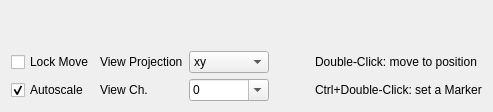
        <widget class="QWidget" name="tab_preview">
         <attribute name="title">
          <string>Preview</string>
         </attribute>
         <layout class="QGridLayout" name="gridLayout_32">
          <item row="0" column="1">
           <layout class="QGridLayout" name="gridLayout_im">
            <item row="0" column="0">
             <spacer name="verticalSpacer_5">
              <property name="orientation">
               <enum>Qt::Orientation::Vertical</enum>
              </property>
              <property name="sizeHint" stdset="0">
               <size>
                <width>20</width>
                <height>40</height>
               </size>
              </property>
             </spacer>
            </item>
            <item row="2" column="0">
             <layout class="QGridLayout" name="gridLayout_4">
              <item row="0" column="3">
               <widget class="QComboBox" name="comboBox_view_projection">
                <item>
                 <property name="text">
                  <string>xy</string>
                 </property>
                </item>
                <item>
                 <property name="text">
                  <string>zy</string>
                 </property>
                </item>
                <item>
                 <property name="text">
                  <string>xz</string>
                 </property>
                </item>
                <item>
                 <property name="text">
                  <string>yz</string>
                 </property>
                </item>
                <item>
                 <property name="text">
                  <string>zx</string>
                 </property>
                </item>
                <item>
                 <property name="text">
                  <string>yx</string>
                 </property>
                </item>
               </widget>
              </item>
              <item row="2" column="0">
               <widget class="QCheckBox" name="checkBox_autoscale_img">
                <property name="text">
                 <string>Autoscale</string>
                </property>
                <property name="checked">
                 <bool>true</bool>
                </property>
               </widget>
              </item>
              <item row="2" column="2">
               <widget class="QLabel" name="label_plot_ch">
                <property name="text">
                 <string>View Ch.</string>
                </property>
               </widget>
              </item>
              <item row="2" column="3">
               <widget class="QComboBox" name="comboBox_plot_channel">
                <property name="editable">
                 <bool>true</bool>
                </property>
                <item>
                 <property name="text">
                  <string>0</string>
                 </property>
                </item>
                <item>
                 <property name="text">
                  <string>1</string>
                 </property>
                </item>
                <item>
                 <property name="text">
                  <string>2</string>
                 </property>
                </item>
                <item>
                 <property name="text">
                  <string>3</string>
                 </property>
                </item>
                <item>
                 <property name="text">
                  <string>4</string>
                 </property>
                </item>
                <item>
                 <property name="text">
                  <string>5</string>
                 </property>
                </item>
                <item>
                 <property name="text">
                  <string>6</string>
                 </property>
                </item>
                <item>
                 <property name="text">
                  <string>7</string>
                 </property>
                </item>
                <item>
                 <property name="text">
                  <string>8</string>
                 </property>
                </item>
                <item>
                 <property name="text">
                  <string>9</string>
                 </property>
                </item>
                <item>
                 <property name="text">
                  <string>10</string>
                 </property>
                </item>
                <item>
                 <property name="text">
                  <string>11</string>
                 </property>
                </item>
                <item>
                 <property name="text">
                  <string>12</string>
                 </property>
                </item>
                <item>
                 <property name="text">
                  <string>13</string>
                 </property>
                </item>
                <item>
                 <property name="text">
                  <string>14</string>
                 </property>
                </item>
                <item>
                 <property name="text">
                  <string>15</string>
                 </property>
                </item>
                <item>
                 <property name="text">
                  <string>16</string>
                 </property>
                </item>
                <item>
                 <property name="text">
                  <string>17</string>
                 </property>
                </item>
                <item>
                 <property name="text">
                  <string>18</string>
                 </property>
                </item>
                <item>
                 <property name="text">
                  <string>19</string>
                 </property>
                </item>
                <item>
                 <property name="text">
                  <string>20</string>
                 </property>
                </item>
                <item>
                 <property name="text">
                  <string>21</string>
                 </property>
                </item>
                <item>
                 <property name="text">
                  <string>22</string>
                 </property>
                </item>
                <item>
                 <property name="text">
                  <string>23</string>
                 </property>
                </item>
                <item>
                 <property name="text">
                  <string>24</string>
                 </property>
                </item>
                <item>
                 <property name="text">
                  <string>Sum</string>
                 </property>
                </item>
                <item>
                 <property name="text">
                  <string>Analog A</string>
                 </property>
                </item>
                <item>
                 <property name="text">
                  <string>Analog B</string>
                 </property>
                </item>
               </widget>
              </item>
              <item row="0" column="2">
               <widget class="QLabel" name="label_60">
                <property name="text">
                 <string>View Projection</string>
                </property>
               </widget>
              </item>
              <item row="0" column="0">
               <widget class="QCheckBox" name="checkBox_lockMove">
                <property name="toolTip">
                 <string>&lt;html&gt;&lt;head/&gt;&lt;body&gt;&lt;p&gt;It is locking the autorange of the image.&lt;/p&gt;&lt;/body&gt;&lt;/html&gt;</string>
                </property>
                <property name="text">
                 <string>Lock Move</string>
                </property>
               </widget>
              </item>
              <item row="0" column="4">
               <spacer name="horizontalSpacer_13">
                <property name="orientation">
                 <enum>Qt::Orientation::Horizontal</enum>
                </property>
                <property name="sizeHint" stdset="0">
                 <size>
                  <width>40</width>
                  <height>20</height>
                 </size>
                </property>
               </spacer>
              </item>
              <item row="0" column="5">
               <widget class="QLabel" name="label_106">
                <property name="text">
                 <string>Double-Click: move to position</string>
                </property>
               </widget>
              </item>
              <item row="2" column="5">
               <widget class="QLabel" name="label_107">
                <property name="text">
                 <string>Ctrl+Double-Click: set a Marker</string>
                </property>
               </widget>
              </item>
             </layout>
            </item>
           </layout>
          </item>
         </layout>
        </widget>
